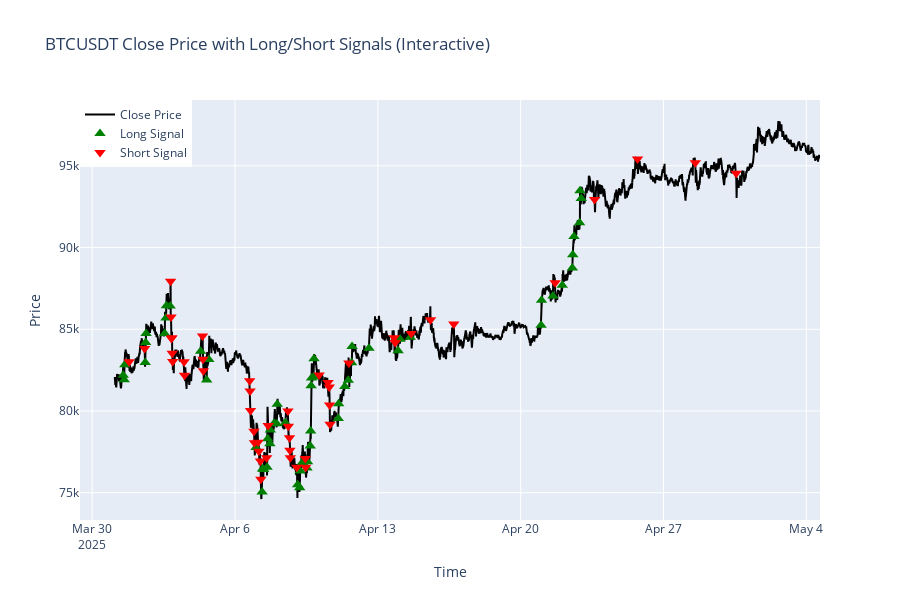

Source (notebook cell):
### Code cell
# Create Plotly interactive plot
fig = go.Figure()

# Close Price Line
fig.add_trace(go.Scatter(
    x=df.index,
    y=df['close'],
    mode='lines',
    name='Close Price',
    line=dict(color='black')
))

# Long Signals
fig.add_trace(go.Scatter(
    x=df.index[df['label'] == 1],
    y=df['close'][df['label'] == 1],
    mode='markers',
    name='Long Signal',
    marker=dict(color='green', symbol='triangle-up', size=10)
))

# Short Signals
fig.add_trace(go.Scatter(
    x=df.index[df['label'] == -1],
    y=df['close'][df['label'] == -1],
    mode='markers',
    name='Short Signal',
    marker=dict(color='red', symbol='triangle-down', size=10)
))

# Layout
fig.update_layout(
    title='BTCUSDT Close Price with Long/Short Signals (Interactive)',
    xaxis_title='Time',
    yaxis_title='Price',
    legend=dict(x=0, y=1),
    height=600
)

fig.show()
